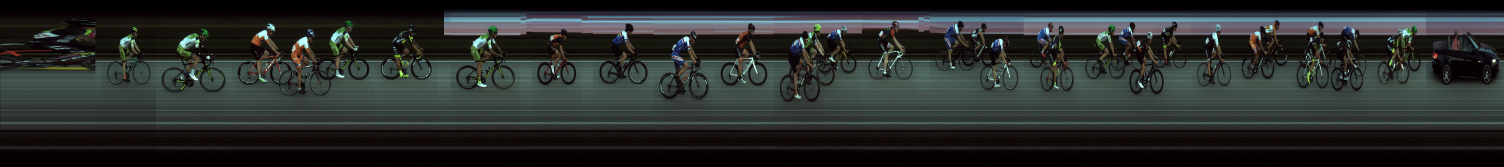
#> input picture test_images/2-peloton-finishlynx.jpg, 9024 x 1000 px, found by its file name (shown at 1/6 size); its folder holds 5 pictures in this run
$ python splicerandjoiner.py
#> lines starting #> are read from the running program, lines starting #| are printed output that depends on the picture
### test_utils.py
"""
codereuse module
"""
import os
import time

# class codereuse:
def __init__(*args):
    args = args
def folderexist(*args):
    print("3", args[0])
    print("tadaa", args)
    for fname in args:
        if not os.path.exists(fname):
            os.makedirs(fname)

# [10 lines left out: function file_exists, not called in this run]

def pattern_exists(path):
    print(type(path),path)
    "Check if path (image) exists"
    try:
        print(path % 0)
        os.stat(path % 0)
    except os.error:
        return False
    print("Image roll already exists in" + path % 0)
    return True

### LinescanRecord/splicerandjoiner.py
"""
splice and join an already made finish line photo
"""
from pathlib import Path
import sys
import os
from datetime import datetime, timedelta
import time
import numpy as np
import cv2
# make importing modules possible from parent directory...
sys.path.append(
    os.path.abspath(os.path.join(os.path.dirname(__file__), os.path.pardir)))
# from PIL import Image
import test_utils

# cwd to if needed ..\
# os.chdir(Path('.').resolve().parents[0])
# print(os.getcwd())


appver = "v0.02"

# np.set_printoptions(threshold=sys.maxsize)


img_dir = Path("faces")
out_dir = Path("faces_out")

prefix = "pattern_"
file_pattern = prefix + '%05d' + ".png"

save_with_prefix = str(out_dir) + os.sep + prefix + appver + "_" + datetime.now().strftime("%Y_%m_%d_%H_%M_%S")


# luo kansiot
test_utils.folderexist(img_dir, out_dir)


img_path1 = Path("test_images") / "2-peloton-finishlynx.jpg"

print(img_path1)

# OpenCV takes only string paths..
im = cv2.imread(str(img_path1))
#> im is the input picture: shape (1000, 9024, 3); mean B, G, R 43.5, 45, 41.7
# im = np.array(Image.open(path1).convert('LA'))
data = im


data2 = im[:, :, 1]
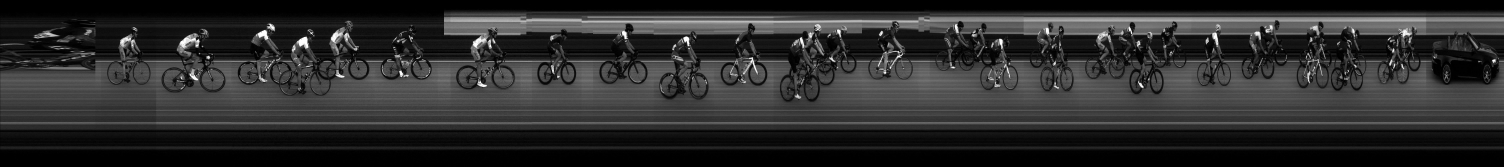
#> data2: shape (1000, 9024) (shown at 1/6 size); min 0, max 255, mean 45

# Check image height
height = int(im.shape[0])
#> height = 1000
print(height)
#| 1000
# Check image width
width = int(im.shape[1])
#> width = 9024

print(im.shape)
#| (1000, 9024, 3)
def splice_image_ram():
    file = Path(img_dir) / file_pattern
    if test_utils.pattern_exists(str(file)):
        return
    stamp_list = []
    date = datetime.now()
    for c in range(width):
        cut = [width-1-c, width-c]
        pattern = im
        pattern = pattern[0:0+height, cut[0]:cut[1]]
        # [4 lines of commented-out code are left out]
        slices.append(pattern)

        date_combo = date + timedelta(milliseconds=c)
        time_stamp = date_combo.strftime('%H:%M:%S.%f')[:-2]
        stamp_list.append(time_stamp)
#> after the loop, slices = 9024 items; stamp_list = 9024 items, first 6: '20:22:21.3251', '20:22:21.3261', '20:22:21.3271', '20:22:21.3281', '20:22:21.3291', '20:22:21.3301'

    with open(save_with_prefix + ".txt", "w") as file1:
        file1.write(str(stamp_list))
    print("Created a list of " + str(len(stamp_list)) + " timestamps")
#| Created a list of 9024 timestamps

def join_splices_ram():
    imgs_comb_start = time.time()

    imgs_comb = np.hstack(slices)
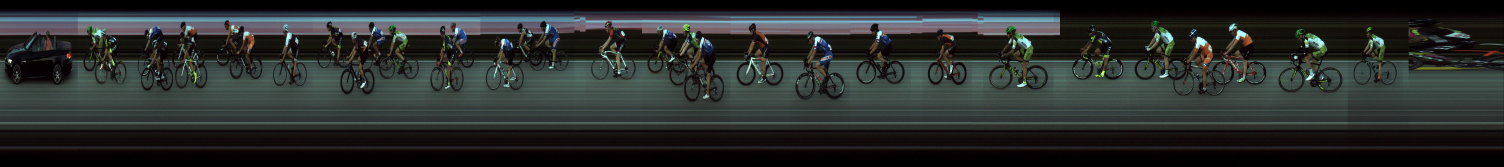
#> imgs_comb: shape (1000, 9024, 3) (shown at 1/6 size); mean of channels 0, 1, 2 43.5, 45, 41.7; drawn as B, G, R

    global imgs_comb_run_time
    imgs_comb_run_time = (time.time() - imgs_comb_start)

    imgs_comb = cv2.flip(imgs_comb, +1)
    imgs_comb = cv2.cvtColor(imgs_comb, cv2.COLOR_RGB2BGR)
    cv2.imwrite(save_with_prefix + ".jpg", cv2.cvtColor(imgs_comb, cv2.COLOR_RGB2BGR))
enumerate_run_time = None
# ##Käy läpi kuvan pikseli*sarake* kerrallaan
# Toimisko np.hsplit nopeammin? (hstack vastakohta)
# [100 lines left out: functions splice_image, splice_image_to_video, join_splices, not called in this run]
    # imgs_comb = Image.fromarray(imgs_comb)
    # imgs_comb = imgs_comb.transpose(Image.FLIP_LEFT_RIGHT)

    # imgs_comb.save(save_with_prefix + ".jpg")
app_start_time = time.time()

start_time = time.time()
slices = list()
splice_image_ram()
# splice_image_to_video()
splice_image_run_time = (time.time() - start_time)

start_time = time.time()
join_splices_ram()

print("--- splice_image() Running time --- %s seconds ---" % splice_image_run_time)

print("--- enumerating for --- %s seconds ---" % enumerate_run_time)

print("--- hstack() Running time --- %s seconds ---" % imgs_comb_run_time)

print("--- join_splices Running time --- %s seconds ---" % (time.time() - start_time))

print("--- Total Running time --- %s seconds ---" % (time.time() - app_start_time))
